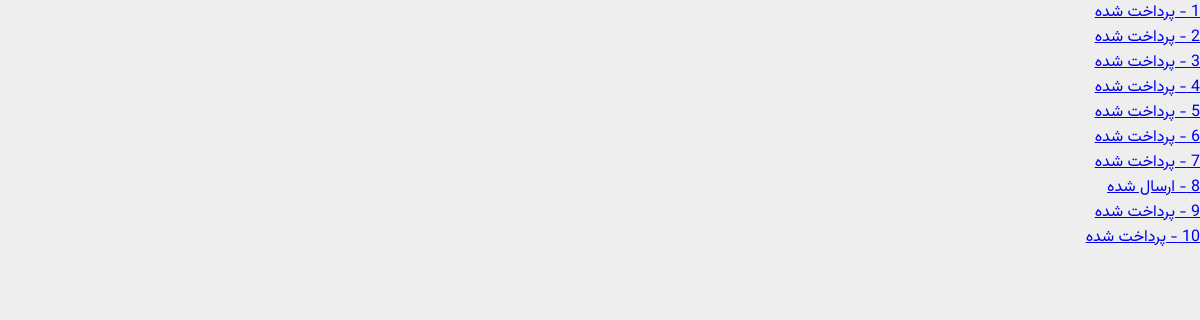
Before: /user/dashboard (signed in) with the older database file.
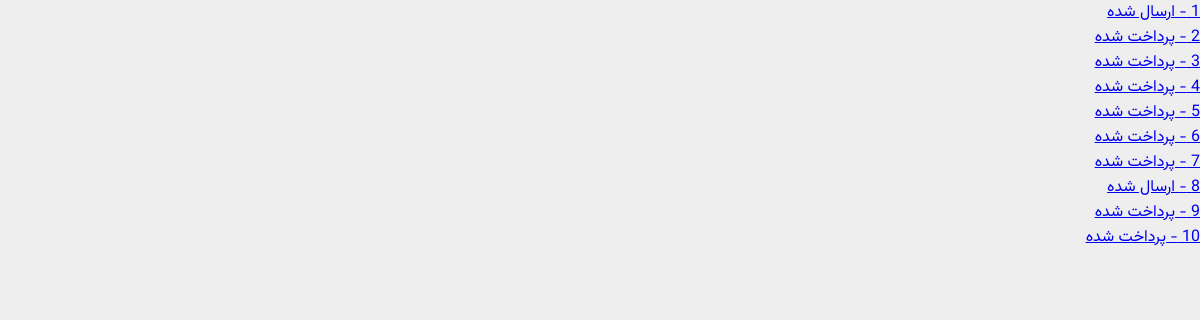
After: the same page with the newer database file.
### models/cart.py (models this page shows, shortened)
class Cart(db.Model):
    __tablename__ = "carts"
    id = Column(Integer, primary_key=True)
    status = Column(String, default="pending")
    user_id = Column(Integer, ForeignKey('users.id'), nullable=False)
    user = db.relationship('User', backref=backref('carts', lazy="dynamic"))
    def get_status_persian(self):
        if self.status == 'pending':
            return "در انتظار پرداخت(سبد خرید)"
        if self.status == 'paid':
            return "پرداخت شده"
        if self.status == 'sent':
            return "ارسال شده"
        if self.status == 'rejected':
            return "رد شده"

### blueprint/user.py (the view)
@app.route('/user/dashboard', methods=['GET'])
@login_required
def dashboard():
    return render_template('user/dashboard.html')

### app.py (called while the page is built)
@login_manager.user_loader
def load_user(user_id):
    return User.query.filter(user_id == User.id).first()

### templates/user/dashboard.html (shortened to what this page needs)
{% extends "base.html" %}
{% block body %}
{% for cart in current_user.carts|selectattr('status','!=','pending') %}
<a href="{{ url_for('user.order',id=cart.id)}}">{{ cart.id }} - {{ cart.get_status_persian() }}</a><br>
{% endfor %}
{% endblock %}

### templates/base.html (shortened to what this page needs)
<!DOCTYPE html>
<html lang="fa" dir="rtl">
<head>
    <link rel="stylesheet" href="{{ url_for('static',filename='css/index.css') }}">
</head>
<body>
{% block body %}{% endblock %}
</body>
</html>

### static/css/index.css (style rules this page uses)
body { padding: 0px; margin: 0px; font-size: 16px; background: #eeeeee; color: var(--fontcolor--); font-family: Vazirmatn; }
:root { --fontcolor-- : #595858; }
* { transition: all 200ms; margin: 0; padding: 0; }

Changed rows visible on the page:
changed Cart id 1: get_status_persian "پرداخت شده" → "ارسال شده"
